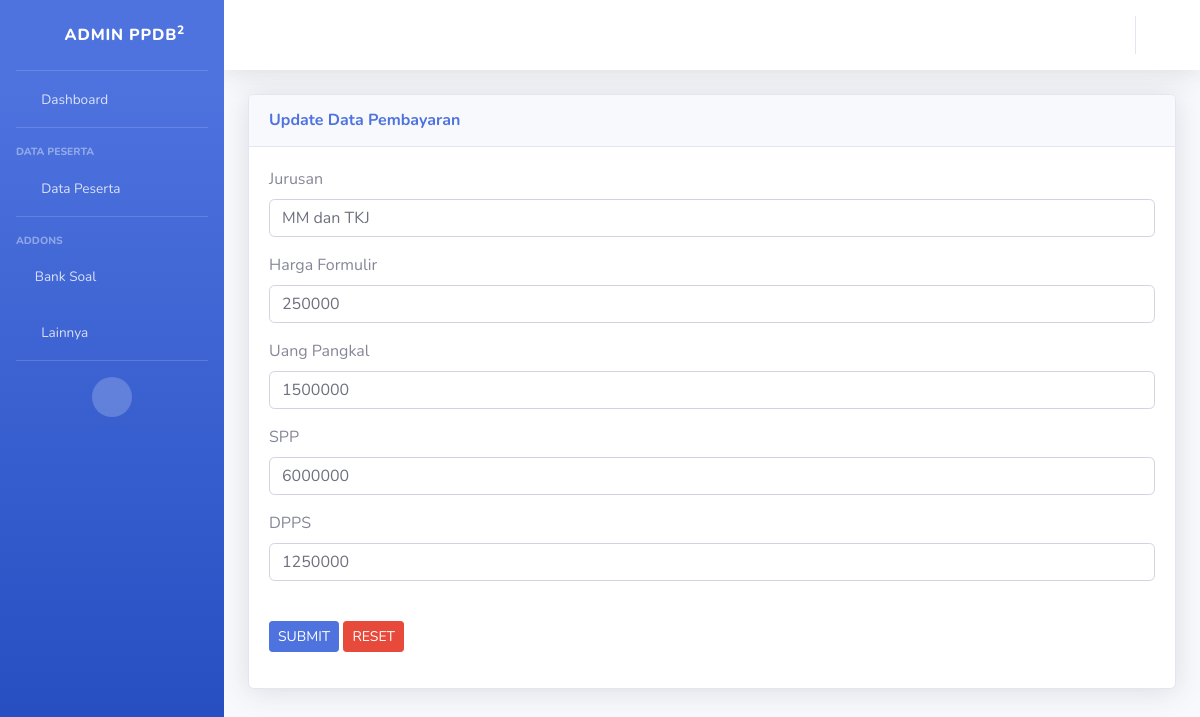
The page /info/info_siswa/update_info_pembayaran/4 on the database its author committed.
### tables this page shows
CREATE TABLE `info_pembayaran` (
  `id` int(11) NOT NULL,
  `jurusan` varchar(200) NOT NULL,
  `harga_formulir` varchar(200) NOT NULL,
  `uang_pangkal` varchar(200) NOT NULL,
  `spp` varchar(200) NOT NULL,
  `dpps` varchar(200) NOT NULL
);

### application/controllers/info/info_siswa.php (called while the page is built, shortened)
<?php
class info_siswa extends CI_Controller
{
	public function update_info_pembayaran($id)
	{
		$data['info_pembayaran'] = $this->db->query("SELECT * FROM info_pembayaran WHERE id='$id' ")->result();
		$this->load->view('templates/header_admin');
		$this->load->view('templates/sidebar_admin');
		$this->load->view('info/form_update_info_pembayaran',$data);
		$this->load->view('templates/footer_admin');
	}
}

### index.php (called while the page is built, shortened)
<?php
require_once BASEPATH.'core/CodeIgniter.php';

### application/views/info/form_update_info_pembayaran.php (the view, shortened to what this page needs)
<div class="container-fluid">
         <div class="card shadow mb-4">
                                <div class="card-header py-3">
                                    <h6 class="m-0 font-weight-bold text-primary">Update Data Pembayaran</h6>
                                </div>
                                <div class="card-body">
           <?php foreach ($info_pembayaran as $cs) :?>
    <form method="post" action="<?php echo base_url('info/info_siswa/update_info_pembayaran_aksi') ?>">
        <div class="row">
            <div class="col-md-12">
              <div class="form-group">
                <label>Jurusan</label>
                <input type="text" name="jurusan" class="form-control" value="<?php echo $cs->jurusan ?>">
              </div>
              <div class="form-group">
                <label>Harga Formulir</label>
                <input type="text" name="harga_formulir" class="form-control" value="<?php echo $cs->harga_formulir?>">
              </div>
              <div class="form-group">
                <label>Uang Pangkal</label>
                <input type="text" name="uang_pangkal" class="form-control" value="<?php echo $cs->uang_pangkal ?>">
              </div>
              <div class="form-group">
                <label>SPP</label>
                <input type="text" name="spp" class="form-control" value="<?php echo $cs->spp ?>">
              </div>
              <div class="form-group">
                <label>DPPS</label>
                <input type="text" name="dpps" class="form-control" value="<?php echo $cs->dpps ?>">
              </div>
              <button type="submit"  class="btn btn-sm btn-primary mt-4">SUBMIT</button>
              <button type="reset"  class="btn btn-sm btn-danger mt-4">RESET</button>
            </div>
      </div>
    </form>
  <?php endforeach; ?>
</div>
      </div>
    </div>

### rows shown on the page
info_pembayaran: jurusan "MM dan TKJ", harga_formulir "250000", uang_pangkal "1500000", spp "6000000", dpps "1250000"
